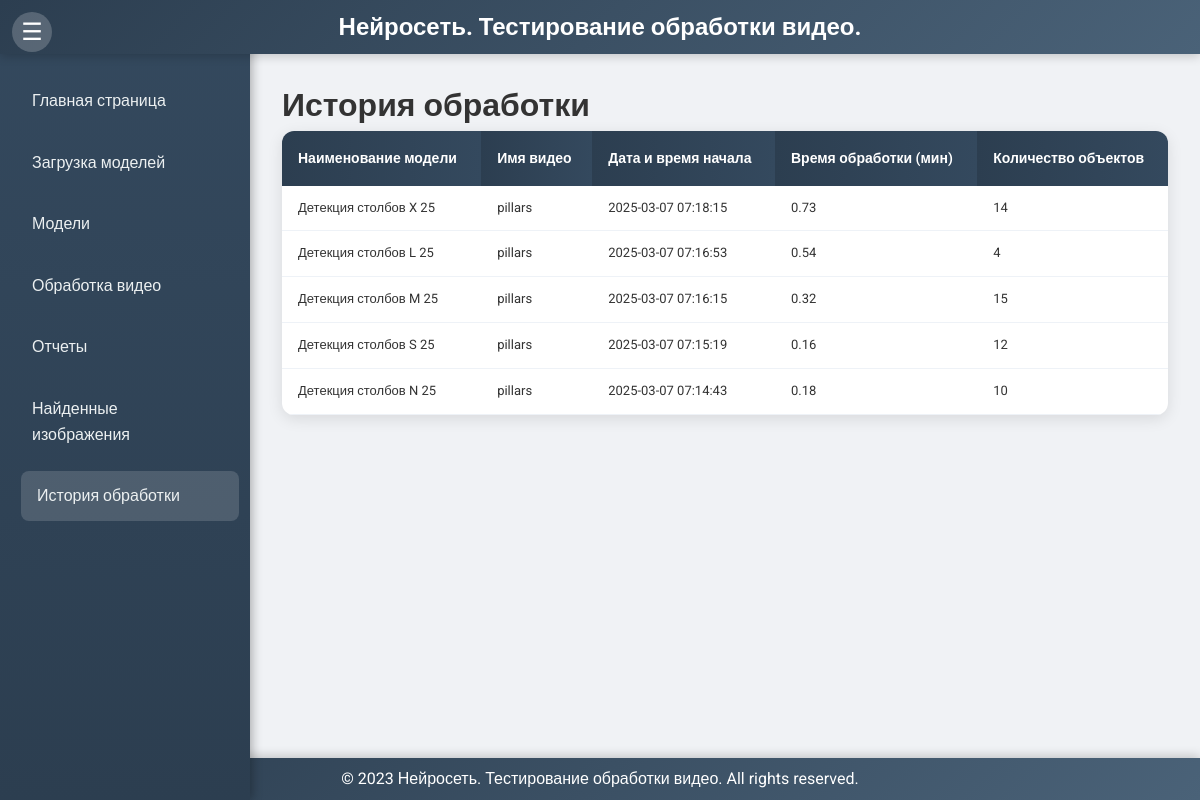
The page /processing_history on the database as committed earlier.
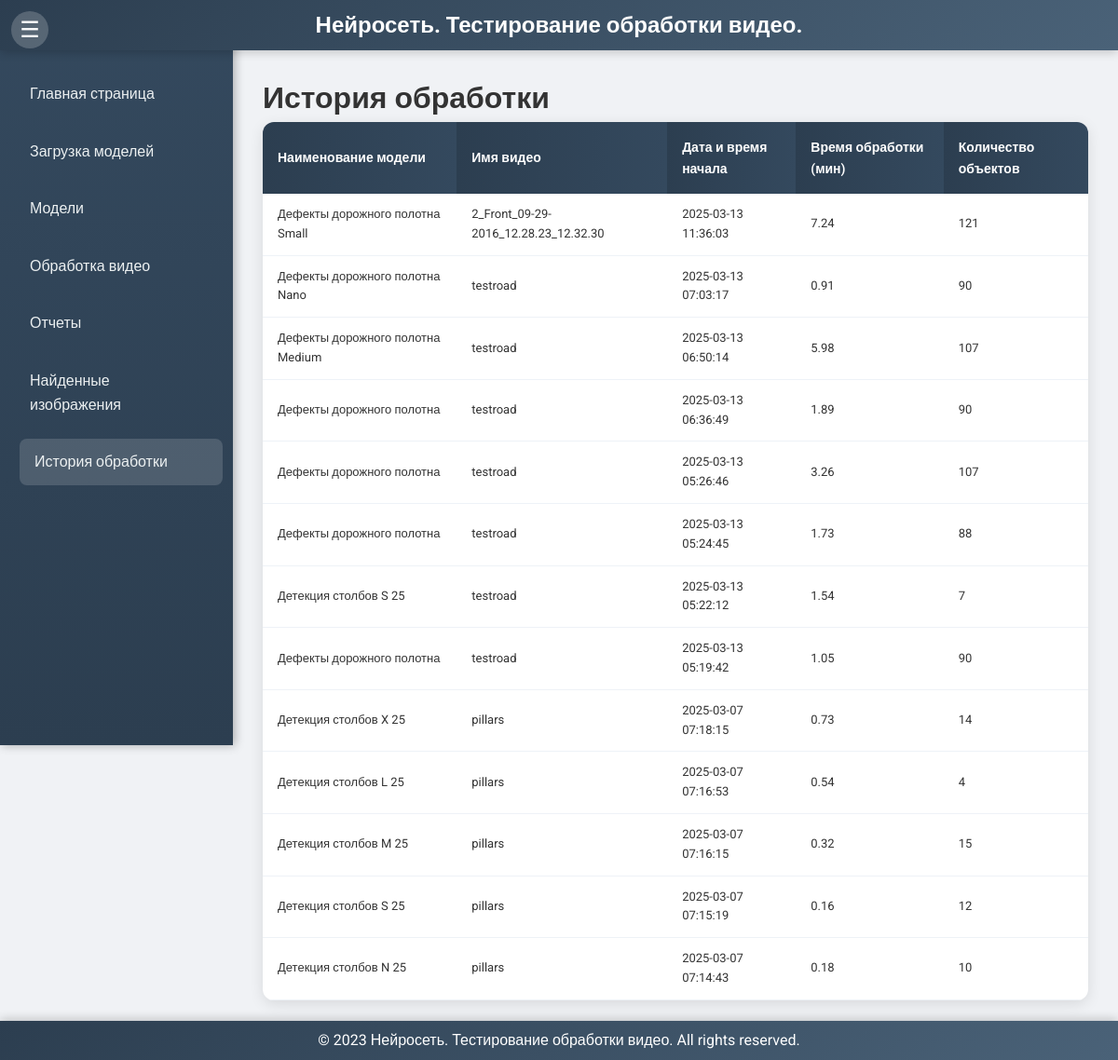
The same page on the database as committed later.
### models.py (models this page shows)
class ProcessingHistory(db.Model):
    id = db.Column(db.Integer, primary_key=True)
    model_name = db.Column(db.String(255), nullable=False)
    video_name = db.Column(db.String(255), nullable=False)
    start_datetime = db.Column(db.DateTime, nullable=False)
    processing_time = db.Column(db.Float, nullable=False)  # In seconds
    object_count = db.Column(db.Integer, nullable=False)
    created_at = db.Column(db.DateTime, default=datetime.utcnow)

### app.py (the view)
@app.route('/processing_history', methods=['GET'])
def processing_history():
    history_entries = ProcessingHistory.query.order_by(ProcessingHistory.created_at.desc()).all()
    return render_template('processing_history.html', current_page='processing_history', history_entries=history_entries)

### templates/processing_history.html (shortened to what this page needs)
{% extends 'base.html' %}
{% block content %}
    <h1>История обработки</h1>
    <table class="modern-table">
        <thead>
            <tr>
                <th>Наименование модели</th>
                <th>Имя видео</th>
                <th>Дата и время начала</th>
                <th>Время обработки (мин)</th>
                <th>Количество объектов</th>
            </tr>
        </thead>
        <tbody>
            {% for entry in history_entries %}
            <tr>
                <td>{{ entry.model_name }}</td>
                <td>{{ entry.video_name }}</td>
                <td>{{ entry.start_datetime.strftime('%Y-%m-%d %H:%M:%S') }}</td>
                <td>{{ (entry.processing_time / 60)|round(2) }}</td>
                <td>{{ entry.object_count }}</td>
            </tr>
            {% endfor %}
        </tbody>
    </table>
{% endblock %}

### templates/base.html (shortened to what this page needs)
<!DOCTYPE html>
<html lang="en">
<head>
    <link rel="stylesheet" href="{{ url_for('static', filename='css/styles.css') }}">
</head>
<body>
    <header>
        <h1>Нейросеть. Тестирование обработки видео.</h1>
        <button class="menu-toggle" onclick="toggleMenu()">☰</button>
    </header>
    <div id="sidebar" style="left: 0;">
        <nav>
            <ul>
                <li><a href="{{ url_for('index') }}" class="{% if current_page == 'index' %}active{% endif %}">Главная страница</a></li>
                <li><a href="{{ url_for('upload_file') }}" class="{% if current_page == 'upload' %}active{% endif %}">Загрузка моделей</a></li>
                <li><a href="{{ url_for('view_files') }}" class="{% if current_page == 'view' %}active{% endif %}">Модели</a></li>
                <li><a href="{{ url_for('process_video') }}" class="{% if current_page == 'process_video' %}active{% endif %}">Обработка видео</a></li>
                <li><a href="{{ url_for('reports') }}" class="{% if current_page == 'reports' %}active{% endif %}">Отчеты</a></li>
                <li><a href="{{ url_for('found_images') }}" class="{% if current_page == 'found_images' %}active{% endif %}">Найденные изображения</a></li>
                <li><a href="{{ url_for('processing_history') }}" class="{% if current_page == 'processing_history' %}active{% endif %}">История обработки</a></li>
            </ul>
        </nav>
    </div>
    <div id="content" style="margin-left: 250px;">
        {% block content %}{% endblock %}
    </div>
    <footer>
        <p>© 2023 Нейросеть. Тестирование обработки видео. All rights reserved.</p>
    </footer>
</body>
</html>

### static/css/styles.css (style rules this page uses)
* { margin: 0; padding: 0; box-sizing: border-box; }
body { font-family: 'Roboto', sans-serif; line-height: 1.6; background-color: #f0f2f5; color: #333; }
header { background: linear-gradient(135deg, #2c3e50, #4a6278); color: white; padding: 0.5rem 1rem; width: 100%; position: fixed; top: 0; left: 0; z-index: 1000; display: flex; align-items: center; justify-content: center; box-shadow: 0 2px 10px rgba(0, 0, 0, 0.2); }
header h1 { font-size: 1.5rem; margin: 0; }
#sidebar { width: 250px; background: linear-gradient(180deg, #34495e, #2c3e50); height: 100vh; position: fixed; top: 0; left: 0; padding-top: 3rem; transition: left 0.3s ease; z-index: 900; box-shadow: 2px 0 10px rgba(0, 0, 0, 0.3); }
#sidebar nav ul { list-style: none; padding: 1rem; }
#sidebar nav ul li { margin: 0.75rem 0; }
#sidebar nav ul li a { color: #ecf0f1; text-decoration: none; display: block; padding: 0.75rem 1rem; border-radius: 8px; transition: background-color 0.3s, transform 0.2s; font-weight: 500; }
#sidebar nav ul li a:hover, #sidebar nav ul li a.active { background-color: rgba(255, 255, 255, 0.15); transform: translateX(5px); }
.menu-toggle { position: fixed; top: 0.75rem; left: 0.75rem; width: 40px; height: 40px; background-color: rgba(255, 255, 255, 0.2); border: none; color: white; font-size: 1.5rem; cursor: pointer; border-radius: 50%; transition: background-color 0.3s, transform 0.2s; z-index: 1100; }
#content { padding: 2rem; margin-top: 3rem; margin-left: 250px; transition: margin-left 0.3s ease; min-height: calc(100vh - 6rem); }
.modern-table { width: 100%; border-collapse: collapse; background-color: white; box-shadow: 0 4px 15px rgba(0, 0, 0, 0.1); border-radius: 12px; overflow: hidden; margin-bottom: 2rem; }
.modern-table th { background: linear-gradient(90deg, #2c3e50, #34495e); color: white; padding: 1rem; font-size: 14px; text-align: left; font-weight: 600; }
.modern-table td { padding: 0.75rem 1rem; font-size: 13px; border-bottom: 1px solid #eef2f7; }
footer { padding: 0.5rem; text-align: center; background: linear-gradient(135deg, #2c3e50, #4a6278); color: white; position: fixed; bottom: 0; width: 100%; box-shadow: 0 -2px 10px rgba(0, 0, 0, 0.2); }

Rows that differ between the two databases and show on the page:
added ProcessingHistory: model_name "Дефекты дорожного полотна Small", video_name "2_Front_09-29-2016_12.28.23_12.32.30", start_datetime "2025-03-13 11:36:03", (entry.processing_time/60)|round(2) "7.24", object_count "121"
added ProcessingHistory: model_name "Дефекты дорожного полотна Nano", video_name "testroad", start_datetime "2025-03-13 07:03:17", (entry.processing_time/60)|round(2) "0.91", object_count "90"
added ProcessingHistory: model_name "Дефекты дорожного полотна Medium", video_name "testroad", start_datetime "2025-03-13 06:50:14", (entry.processing_time/60)|round(2) "5.98", object_count "107"
added ProcessingHistory: model_name "Дефекты дорожного полотна", video_name "testroad", start_datetime "2025-03-13 06:36:49", (entry.processing_time/60)|round(2) "1.89", object_count "90"
added ProcessingHistory: model_name "Дефекты дорожного полотна", video_name "testroad", start_datetime "2025-03-13 05:26:46", (entry.processing_time/60)|round(2) "3.26", object_count "107"
added ProcessingHistory: model_name "Дефекты дорожного полотна", video_name "testroad", start_datetime "2025-03-13 05:24:45", (entry.processing_time/60)|round(2) "1.73", object_count "88"
added ProcessingHistory: model_name "Детекция столбов S 25", video_name "testroad", start_datetime "2025-03-13 05:22:12", (entry.processing_time/60)|round(2) "1.54", object_count "7"
added ProcessingHistory: model_name "Дефекты дорожного полотна", video_name "testroad", start_datetime "2025-03-13 05:19:42", (entry.processing_time/60)|round(2) "1.05", object_count "90"
